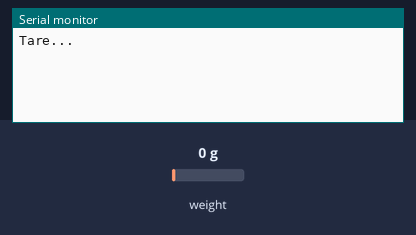
Simulated run of this sketch. Board: Arduino Uno, built with avr-gcc and run on an emulated ATmega328P. On the bench: the last lines printed to the serial monitor. The inputs (shaded band) are chosen by the test bench; at power-on: weight on the scale 0 g.

Above: at 2.2 s.
2.3 s: weight on the scale set to 100 g
At 3.8 s:
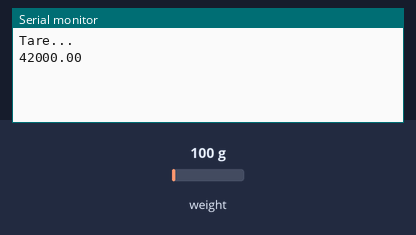
6.7 s: weight on the scale set to 1250 g
At 8.5 s:
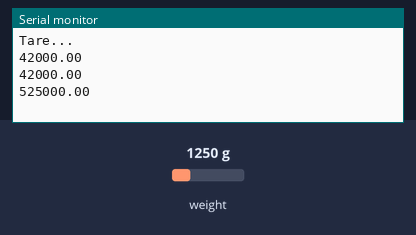

Measured:
- after the input at 2.3 s, the serial monitor: prints a new line after 0.70 s (image 1)
- after the input at 6.7 s, the serial monitor: prints a new line after 0.70 s (image 2)

The sketch:

03_Fuer_010_cal003.ino
```cpp
#include "HX711.h"

#define DT 7
#define SCK 6

HX711 scale;

void setup() {

  Serial.begin(9600);
  scale.begin(DT, SCK);

  Serial.println("Tare...");
  scale.tare();   // elimina offset

}

void loop() {

  float lectura = scale.get_units(20);  // promedio de 20 muestras

  Serial.println(lectura);

  delay(200);

}
```
